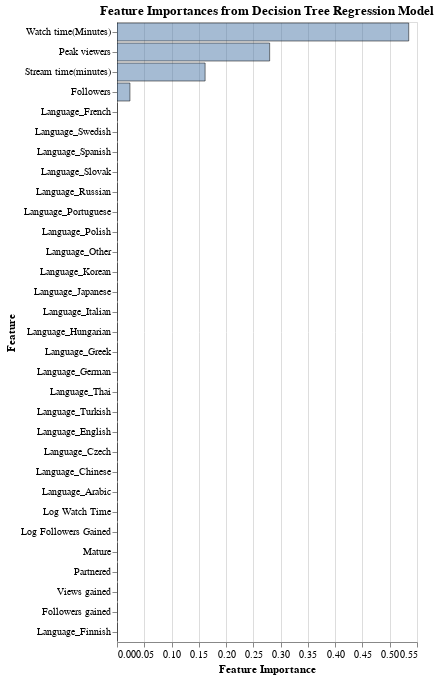

The code cell stored with this chart in its notebook:
### Markdown cell above
# Feature Importance for average viewers

### Code cell
import altair as alt
alt.Chart(feat_imps).mark_bar(opacity=0.5, strokeWidth=1, stroke='black').encode(
    y=alt.Y('feature:N', title='Feature', sort='-x'),
    x=alt.X('importance:Q', title='Feature Importance'),
    tooltip=['feature','importance']
).interactive().properties(title='Feature Importances from Decision Tree Regression Model')
#chart.save(os.path.join('/kaggle/working/', 'Feature_Importance_average_viewers.png'))

### Figure 1 — Vega-Lite specification as saved in the notebook (floating-point values rounded to 4 significant figures)
{"config": {"view": {"continuousWidth": 300, "continuousHeight": 300}}, "data": {"name": "data-0572f3d4d6642a046b6ec1a5f08ca797"}, "mark": {"type": "bar", "opacity": 0.5, "stroke": "black", "strokeWidth": 1}, "encoding": {"tooltip": [{"field": "feature", "type": "nominal"}, {"field": "importance", "type": "quantitative"}], "x": {"field": "importance", "title": "Feature Importance", "type": "quantitative"}, "y": {"field": "feature", "sort": "-x", "title": "Feature", "type": "nominal"}}, "params": [{"name": "param_20", "select": {"type": "interval", "encodings": ["x", "y"]}, "bind": "scales"}], "title": "Feature Importances from Decision Tree Regression Model", "$schema": "https://vega.github.io/schema/vega-lite/v5.20.1.json", "datasets": {"data-0572f3d4d6642a046b6ec1a5f08ca797": [{"feature": "Language_French", "importance": 0.0}, {"feature": "Language_Swedish", "importance": 0.0}, {"feature": "Language_Spanish", "importance": 0.0}, {"feature": "Language_Slovak", "importance": 0.0}, {"feature": "Language_Russian", "importance": 0.0}, {"feature": "Language_Portuguese", "importance": 0.0}, {"feature": "Language_Polish", "importance": 0.0}, {"feature": "Language_Other", "importance": 0.0}, {"feature": "Language_Korean", "importance": 0.0}, {"feature": "Language_Japanese", "importance": 0.0}, {"feature": "Language_Italian", "importance": 0.0}, {"feature": "Language_Hungarian", "importance": 0.0}, {"feature": "Language_Greek", "importance": 0.0}, {"feature": "Language_German", "importance": 0.0}, {"feature": "Language_Thai", "importance": 0.0}, {"feature": "Language_Turkish", "importance": 0.0}, {"feature": "Language_English", "importance": 0.0}, {"feature": "Language_Czech", "importance": 0.0}, {"feature": "Language_Chinese", "importance": 0.0}, {"feature": "Language_Arabic", "importance": 0.0}, {"feature": "Log Watch Time", "importance": 0.0}, {"feature": "Log Followers Gained", "importance": 0.0}, {"feature": "Mature", "importance": 0.0}, {"feature": "Partnered", "importance": 0.0}, {"feature": "Views gained", "importance": 0.0}, {"feature": "Followers gained", "importance": 0.0}, {"feature": "Language_Finnish", "importance": 0.0}, {"feature": "Followers", "importance": 0.02373}, {"feature": "Stream time(minutes)", "importance": 0.1615}, {"feature": "Peak viewers", "importance": 0.2799}, {"feature": "Watch time(Minutes)", "importance": 0.5348}]}}
